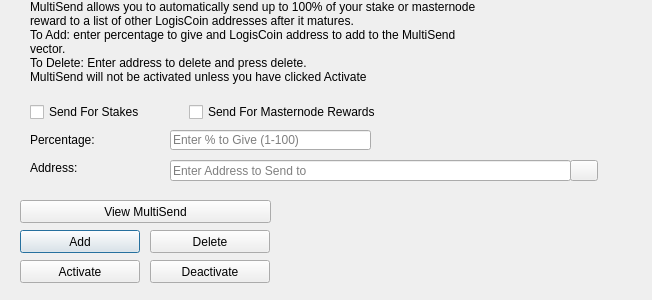
<?xml version="1.0" encoding="UTF-8"?>
<ui version="4.0">
 <class>MultiSendDialog</class>
 <widget class="QDialog" name="MultiSendDialog">
  <property name="windowModality">
   <enum>Qt::NonModal</enum>
  </property>
  <property name="geometry">
   <rect>
    <x>0</x>
    <y>0</y>
    <width>652</width>
    <height>300</height>
   </rect>
  </property>
  <property name="windowTitle">
   <string>MultiSend</string>
  </property>
  <widget class="QLineEdit" name="multiSendPercentEdit">
   <property name="geometry">
    <rect>
     <x>170</x>
     <y>130</y>
     <width>201</width>
     <height>20</height>
    </rect>
   </property>
   <property name="toolTip">
    <string>Enter whole numbers 1 - 100</string>
   </property>
   <property name="placeholderText">
    <string>Enter % to Give (1-100)</string>
   </property>
  </widget>
  <widget class="QLineEdit" name="multiSendAddressEdit">
   <property name="geometry">
    <rect>
     <x>170</x>
     <y>160</y>
     <width>401</width>
     <height>21</height>
    </rect>
   </property>
   <property name="toolTip">
    <string/>
   </property>
   <property name="placeholderText">
    <string>Enter Address to Send to</string>
   </property>
  </widget>
  <widget class="QLabel" name="label_2">
   <property name="geometry">
    <rect>
     <x>30</x>
     <y>0</y>
     <width>451</width>
     <height>121</height>
    </rect>
   </property>
   <property name="lineWidth">
    <number>1</number>
   </property>
   <property name="text">
    <string>MultiSend allows you to automatically send up to 100% of your stake or masternode reward to a list of other LogisCoin addresses after it matures.
To Add: enter percentage to give and LogisCoin address to add to the MultiSend vector.
To Delete: Enter address to delete and press delete.
MultiSend will not be activated unless you have clicked Activate</string>
   </property>
   <property name="alignment">
    <set>Qt::AlignLeading|Qt::AlignLeft|Qt::AlignTop</set>
   </property>
   <property name="wordWrap">
    <bool>true</bool>
   </property>
  </widget>
  <widget class="QLabel" name="message">
   <property name="geometry">
    <rect>
     <x>290</x>
     <y>200</y>
     <width>351</width>
     <height>91</height>
    </rect>
   </property>
   <property name="text">
    <string/>
   </property>
  </widget>
  <widget class="QPushButton" name="addButton">
   <property name="geometry">
    <rect>
     <x>20</x>
     <y>230</y>
     <width>120</width>
     <height>23</height>
    </rect>
   </property>
   <property name="toolTip">
    <string/>
   </property>
   <property name="statusTip">
    <string>Add to MultiSend Vector</string>
   </property>
   <property name="text">
    <string>Add</string>
   </property>
  </widget>
  <widget class="QPushButton" name="disableButton">
   <property name="geometry">
    <rect>
     <x>150</x>
     <y>260</y>
     <width>120</width>
     <height>23</height>
    </rect>
   </property>
   <property name="statusTip">
    <string>Deactivate MultiSend</string>
   </property>
   <property name="text">
    <string>Deactivate</string>
   </property>
  </widget>
  <widget class="QPushButton" name="addressBookButton">
   <property name="geometry">
    <rect>
     <x>570</x>
     <y>160</y>
     <width>28</width>
     <height>21</height>
    </rect>
   </property>
   <property name="toolTip">
    <string>Choose an address from the address book</string>
   </property>
   <property name="text">
    <string/>
   </property>
   <property name="icon">
    <iconset resource="../logiscoin.qrc">
     <normaloff>:/icons/address-book</normaloff>:/icons/address-book</iconset>
   </property>
   <property name="shortcut">
    <string>Alt+A</string>
   </property>
   <property name="autoDefault">
    <bool>false</bool>
   </property>
  </widget>
  <widget class="QLabel" name="label">
   <property name="geometry">
    <rect>
     <x>30</x>
     <y>130</y>
     <width>121</width>
     <height>20</height>
    </rect>
   </property>
   <property name="toolTip">
    <string>Percentage of stake to send</string>
   </property>
   <property name="text">
    <string>Percentage:</string>
   </property>
  </widget>
  <widget class="QLabel" name="label_5">
   <property name="geometry">
    <rect>
     <x>30</x>
     <y>160</y>
     <width>111</width>
     <height>16</height>
    </rect>
   </property>
   <property name="toolTip">
    <string>Address to send portion of stake to</string>
   </property>
   <property name="text">
    <string>Address:</string>
   </property>
  </widget>
  <widget class="QPushButton" name="deleteButton">
   <property name="geometry">
    <rect>
     <x>150</x>
     <y>230</y>
     <width>120</width>
     <height>23</height>
    </rect>
   </property>
   <property name="toolTip">
    <string/>
   </property>
   <property name="statusTip">
    <string>Delete Address From MultiSend Vector</string>
   </property>
   <property name="text">
    <string>Delete</string>
   </property>
  </widget>
  <widget class="QPushButton" name="activateButton">
   <property name="geometry">
    <rect>
     <x>20</x>
     <y>260</y>
     <width>120</width>
     <height>23</height>
    </rect>
   </property>
   <property name="statusTip">
    <string>Activate MultiSend</string>
   </property>
   <property name="text">
    <string>Activate</string>
   </property>
  </widget>
  <widget class="QPushButton" name="viewButton">
   <property name="geometry">
    <rect>
     <x>20</x>
     <y>200</y>
     <width>251</width>
     <height>23</height>
    </rect>
   </property>
   <property name="toolTip">
    <string/>
   </property>
   <property name="statusTip">
    <string>View MultiSend Vector</string>
   </property>
   <property name="text">
    <string>View MultiSend</string>
   </property>
  </widget>
  <widget class="QWidget" name="horizontalLayoutWidget">
   <property name="geometry">
    <rect>
     <x>30</x>
     <y>100</y>
     <width>351</width>
     <height>24</height>
    </rect>
   </property>
   <layout class="QHBoxLayout" name="horizontalLayout">
    <item>
     <widget class="QCheckBox" name="multiSendStakeCheckBox">
      <property name="text">
       <string>Send For Stakes</string>
      </property>
     </widget>
    </item>
    <item>
     <widget class="QCheckBox" name="multiSendMasternodeCheckBox">
      <property name="text">
       <string>Send For Masternode Rewards</string>
      </property>
     </widget>
    </item>
   </layout>
  </widget>
 </widget>
 <resources>
  <include location="../logiscoin.qrc"/>
 </resources>
 <connections/>
</ui>
